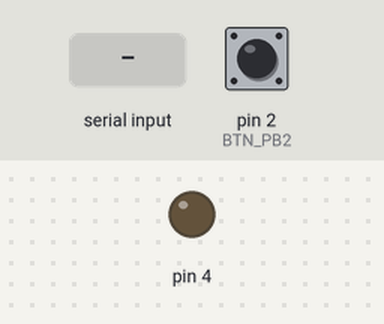
Recording of a program running on a simulated Arduino Uno, built with avr-gcc and run on an emulated ATmega328P. Shown: output pins drawn as LEDs (lit = HIGH). The test bench sets the inputs (shaded band); at power-on: pin 2 (BTN_PB2) HIGH. What the program prints to the serial monitor is not drawn.

Above: at 1.2 s.
1.3 s: "r90\n" received over Serial
At 1.55 s:
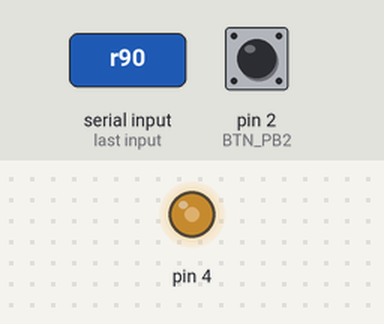
4.3 s: pin 2 (BTN_PB2) pulled LOW for 1 s
Timing chart, 0 to 7.3 s (numbered marks = the images above; inputs shaded):
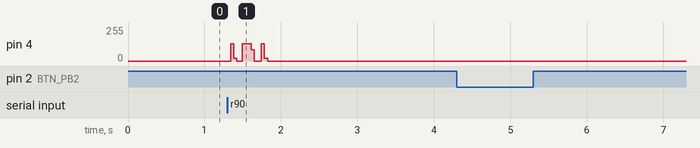

Measured:
- after the input at 4.3 s, every drawn part: stays the same

The program:

main.cpp
```cpp
#include <avr/io.h>
#include <util/delay.h>
#include <usart.h>

#define BAUD 28800

/* 1 -> short, 3 -> long */
char* morse_alphabet[] = {
    (char*)"13",    // a
    (char*)"3111",  // b
    (char*)"3131",  // c
    (char*)"311",   // d
    (char*)"1",     // e
    (char*)"1131",  // f
    (char*)"331",	// g
    (char*)"1111",	// h
    (char*)"11",	// i
    (char*)"1333",	// j
    (char*)"313",	// k
    (char*)"1311",	// l
    (char*)"33",	// m
    (char*)"31",	// n
    (char*)"333",	// o
    (char*)"1331",	// p
    (char*)"3313",	// q
    (char*)"131",	// r
    (char*)"111",	// s
    (char*)"3",	    // t
    (char*)"113",	// u
    (char*)"1113",	// v
    (char*)"133",	// w
    (char*)"3113",	// x
    (char*)"3133",	// y
    (char*)"3311"	// z
};

/* Call the function with short or long types */
void speaker_morse(int type)
{
    int delay = 100;

    DDRD |= (1 << PD4);     /* Set PD4 as output */

    for (int i = 0; i < type * 50; i++) {
        PIND = (1 << PD4); /* Switch the output state */
        _delay_ms(1);
    }

    _delay_ms(delay);
}

void t1()
{
    /* Set PB2 as input and activate the pull-up resistor */
    DDRB &= ~(1 << PB2);
    PORTB |= (1 << PB2);

    for (;;) {
        uint8_t button = PINB & (1 << PB2);

        if (!button)
            USART0_print("Butonul 1 a fost apasat!\n");

        _delay_ms(500);
    }
}

void USART_exec(char cmd)
{
    switch (cmd) {
        /* Light off the LEDs */
        case '0': {
            PORTD |= (1 << PD5);
            PORTD |= (1 << PD7);
            PORTB |= (1 << PB3);
            break;
        }
        /* Light on the LEDs */
        case '1': {
            PORTD &= ~(1 << PD5);
            PORTD &= ~(1 << PD7);
            PORTB &= ~(1 << PB3);
            break;
        }
        /* Light on only the red LED */
        case 'r': {
            PORTD &= ~(1 << PD5);
            PORTD |= (1 << PD7);
            PORTB |= (1 << PB3);
            break;
        }
        /* Light on only the green LED */
        case 'g': {
            PORTD |= (1 << PD5);
            PORTD &= ~(1 << PD7);
            PORTB |= (1 << PB3);
            break;
        }
        /* Light on only the blue LED */
        case 'b': {
            PORTD |= (1 << PD5);
            PORTD |= (1 << PD7);
            PORTB &= ~(1 << PB3);
            break;
        }
    }
}

void t2()
{
    DDRD |= (1 << PD5);
    DDRD |= (1 << PD7);
    DDRB |= (1 << PB3);

    PORTD |= (1 << PD5);
    PORTD |= (1 << PD7);
    PORTB |= (1 << PB3);

    for (;;) {
        char cmd = USART0_receive();

        USART_exec(cmd);
    }
}

void t3()
{
    for (;;) {
        char letter = USART0_receive();

        if (letter >= 'a' && letter <= 'z') {
            char *morse = morse_alphabet[letter - 'a'];

            while (*morse != '\0') {
                speaker_morse(*morse - '0');
                morse++;
            }
        }
    }
}

void t4()
{
    DDRD |= (1 << PD5);
    DDRD |= (1 << PD7);

    PORTD &= ~(1 << PD5);
    PORTD |= (1 << PD7);

    int index = 0;
    const char *str = "pieton";

    for (;;) {
        char letter = USART0_receive();

        if (letter == str[index]) {
            if (index == 5) {
                PORTD &= ~(1 << PD5);
                PORTD &= ~(1 << PD7);

                _delay_ms(2000);

                PORTD |= (1 << PD5);
                PORTD &= ~(1 << PD7);

                _delay_ms(5000);

                PORTD &= ~(1 << PD5);
                PORTD |= (1 << PD7);
            }

            index++;
        } else {
            index = 0;
            USART0_print("cerere incorecta!\n");
        }
    }
}

// int main()
// {
//     USART0_init(BAUD);

//     t4();

//     return 0;
// }

#include <Arduino.h>

#define RED_LED 13
#define GREEN_LED 15
#define BLUE_LED 3
#define BTN_PB2 2
#define BTN_PD6 14

/* task1() */
void setup1()
{
    pinMode(BTN_PB2, INPUT_PULLUP);
}

void loop1()
{
    char button = digitalRead(BTN_PB2);

    if (!button)
        Serial.println("Butonul 1 a fost apasat!");

    delay(500);
}

void arduino_exec(char cmd)
{
    switch (cmd) {
        /* Light off the LEDs */
        case '0': {
            digitalWrite(RED_LED, HIGH);
            digitalWrite(GREEN_LED, HIGH);
            digitalWrite(BLUE_LED, HIGH);
            break;
        }
        /* Light on the LEDs */
        case '1': {
            digitalWrite(RED_LED, LOW);
            digitalWrite(GREEN_LED, LOW);
            digitalWrite(BLUE_LED, LOW);
            break;
        }
        /* Light on only the red LED */
        case 'r': {
            digitalWrite(RED_LED, LOW);
            digitalWrite(GREEN_LED, HIGH);
            digitalWrite(BLUE_LED, HIGH);
            break;
        }
        /* Light on only the green LED */
        case 'g': {
            digitalWrite(RED_LED, HIGH);
            digitalWrite(GREEN_LED, LOW);
            digitalWrite(BLUE_LED, HIGH);
            break;
        }
        /* Light on only the blue LED */
        case 'b': {
            digitalWrite(RED_LED, HIGH);
            digitalWrite(GREEN_LED, HIGH);
            digitalWrite(BLUE_LED, LOW);
            break;
        }
    }
}

/* task2() */
void setup2()
{
    pinMode(RED_LED, OUTPUT);
    pinMode(GREEN_LED, OUTPUT);
    pinMode(BLUE_LED, OUTPUT);

    /* Light off all LEDs */
    digitalWrite(RED_LED, HIGH);
    digitalWrite(GREEN_LED, HIGH);
    digitalWrite(BLUE_LED, HIGH);
}

void loop2()
{
    if (Serial.available()) {
        char cmd = Serial.read();

        USART_exec(cmd);
    }
}

/* task3() */
void setup3()
{

}

void loop3()
{
    if (Serial.available()) {
        char letter = Serial.read();

        if (letter >= 'a' && letter <= 'z') {
            char *morse = morse_alphabet[letter - 'a'];

            while (*morse != '\0') {
                speaker_morse(*morse - '0');
                morse++;
            }
        }
    }
}

void setup()
{
    Serial.begin(BAUD);

    setup3();
}

void loop()
{
    loop3();
}
```

usart.h
```cpp
#ifndef _USART_H_
#define _USART_H_

#include <stdint.h>

/* Init USART controller */
void USART0_init(unsigned int baud);

/* Transmit a char through USART */
void USART0_transmit(char data);

/* Transmit a null terminated string through USART */
void USART0_print(const char *data);

/* Receive a char through USART */
char USART0_receive();

#endif // _USART_H_
```

usart.c
```cpp
#include "usart.h"
#include "avr/io.h"

/* Init USART controller */
void USART0_init(unsigned int baud)
{
    /* The value to put inside the UBRR register to set the baud rate */
    unsigned int ubrr = F_CPU / baud / 16 - 1;

    /* Set baud rate */
    UBRR0H = (unsigned char)(ubrr >> 8);
    UBRR0L = (unsigned char)ubrr;

    /* Enable receiver and transmitter */
    UCSR0B = (1 << RXEN0) | (1 << TXEN0);

    /* Set frame format: 8 data bits, 2 stop bits and no parity */
    UCSR0C = (1 << USBS0) | (3 << UCSZ00);
}

/* Transmit a char through USART */
void USART0_transmit(char data)
{
    /* Wait until the buffer is empty */
    while (!(UCSR0A & (1 << UDRE0)));

    /* Put the char in buffer. The transmission will automatically start */
    UDR0 = data;
}

/* Transmit a null terminated string through USART */
void USART0_print(const char *data)
{
    while (*data != '\0')
        USART0_transmit(*data++);
}

/* Receive a char through USART */
char USART0_receive()
{
    while (!(UCSR0A & (1 << RXC0)));

    /* Return data from buffer */
    return UDR0;
}
```
